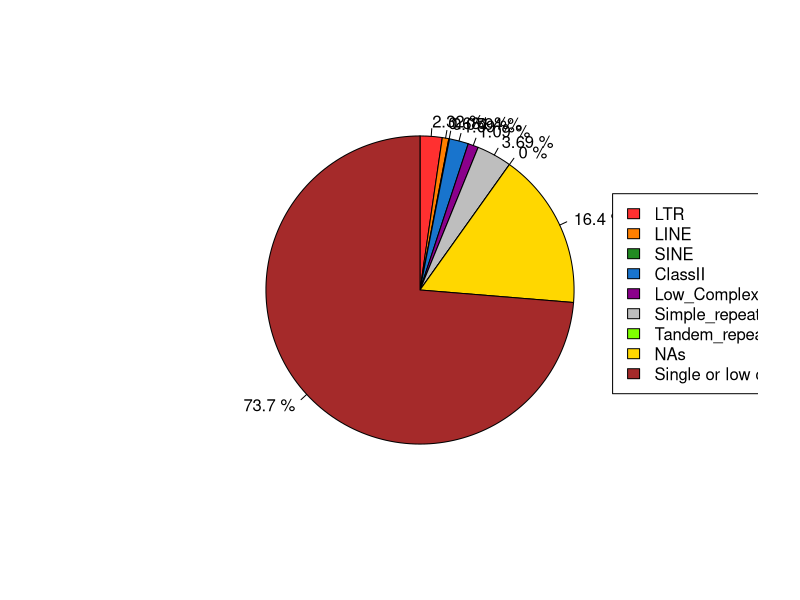
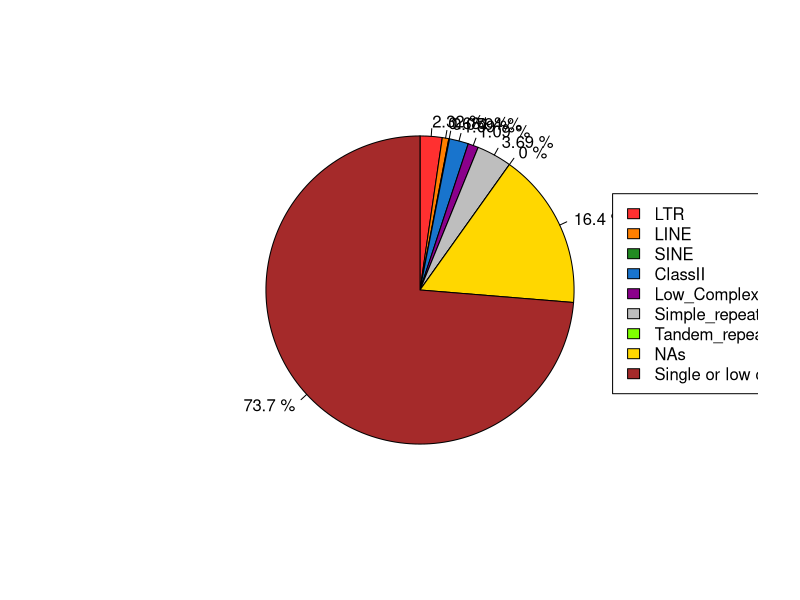

R code for these plots, in order:
#############################
# Plot TE classes pie chart #
#############################

read.table("Counts.txt")-> counts
names(counts)=c("class","reads")
Single_or_low_copy=counts$reads[9]-sum(counts$reads[1:8])
perc=signif(c(counts$reads[1:8]/counts$reads[9],Single_or_low_copy/counts$reads[9])*100,3)
#pie(c(counts$reads[1:8],Single_or_low_copy),paste(c(as.character(counts$class[-9]),"Single or low copy DNA"), perc, "%"), col=rainbow(9))
pal=c("firebrick1","darkorange1","forestgreen","dodgerblue3","darkmagenta","grey","chartreuse","gold","brown")
#pie(c(counts$reads[1:8],Single_or_low_copy),paste(c(as.character(counts$class[-9]),"Single or low copy DNA"), perc, "%"), col=pal)

png(file="TEs_piechart.png", width=1000, height=600)

pie(c(counts$reads[1:8],Single_or_low_copy),paste(perc, "%"), col=pal, clockwise=T)
legend(1,0.5,paste(c(as.character(counts$class[-9]),"Single or low copy DNA")),fill=pal)

dev.off()

pdf(file="TEs_piechart.pdf", width=16, height=10)

pie(c(counts$reads[1:8],Single_or_low_copy),paste(perc, "%"), clockwise=T, col=pal)
legend(1,0.5,paste(c(as.character(counts$class[-9]),"Single or low copy DNA")),fill=pal)

dev.off()
